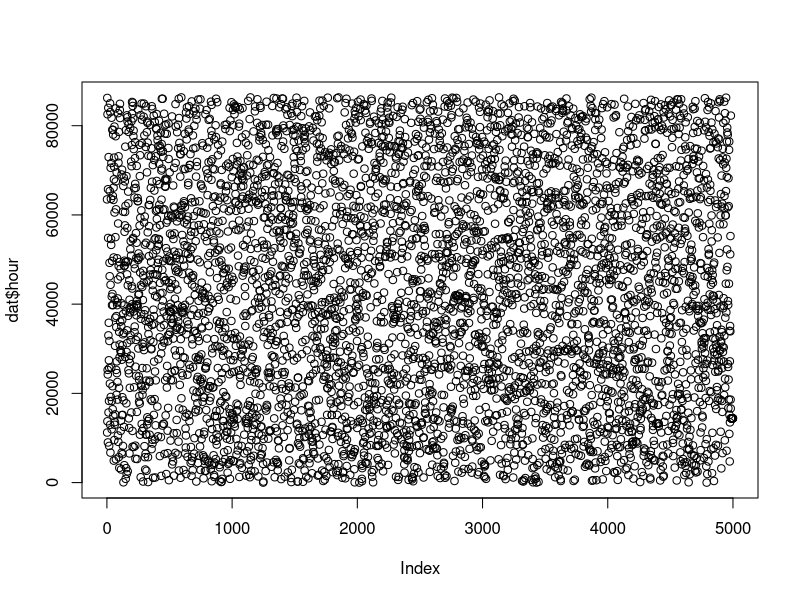
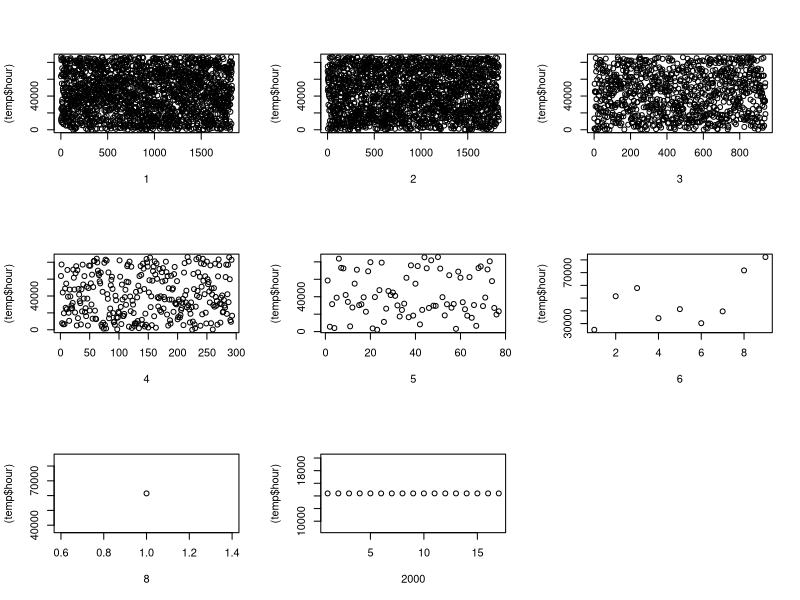
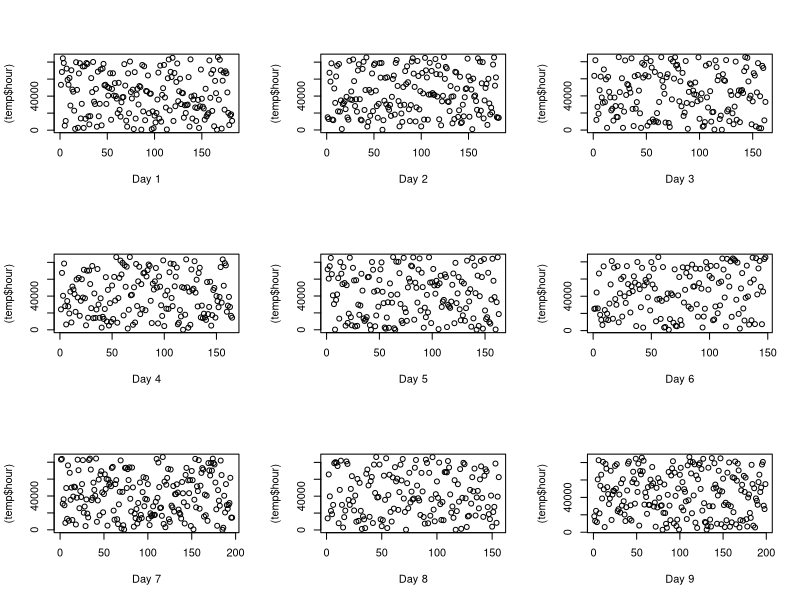
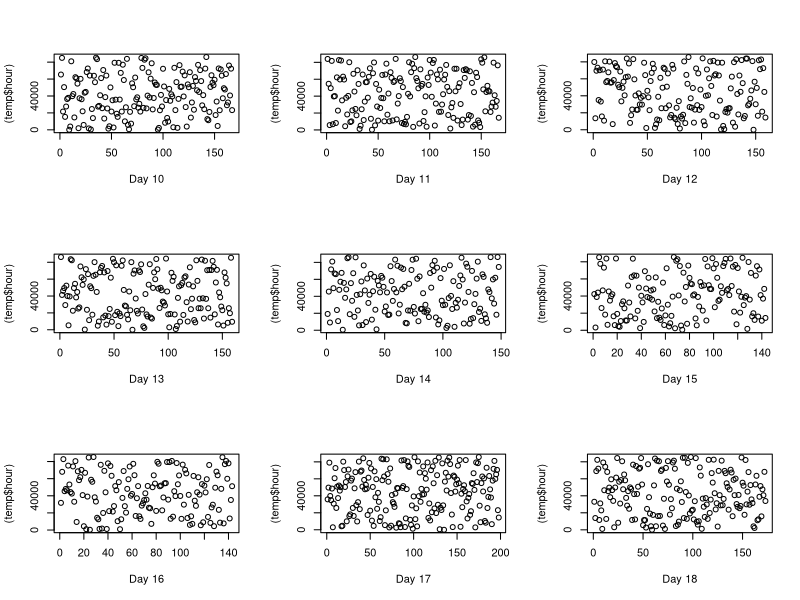
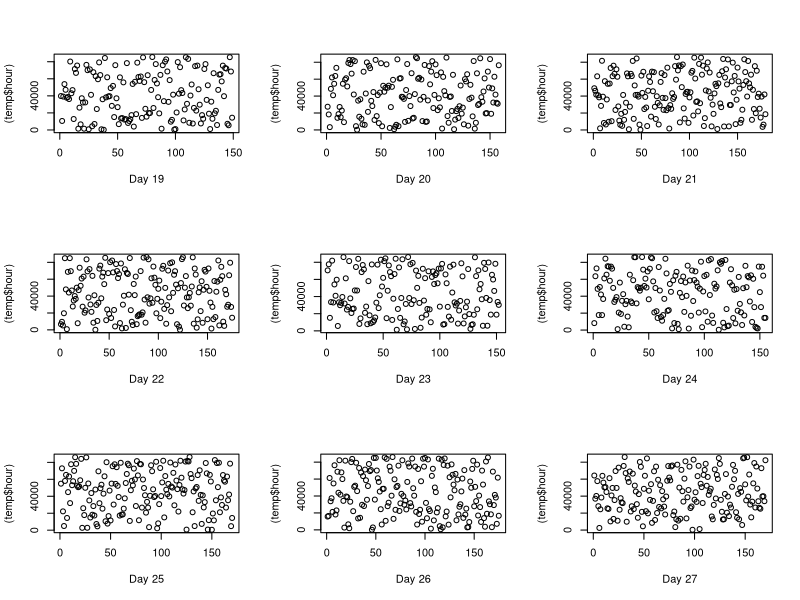
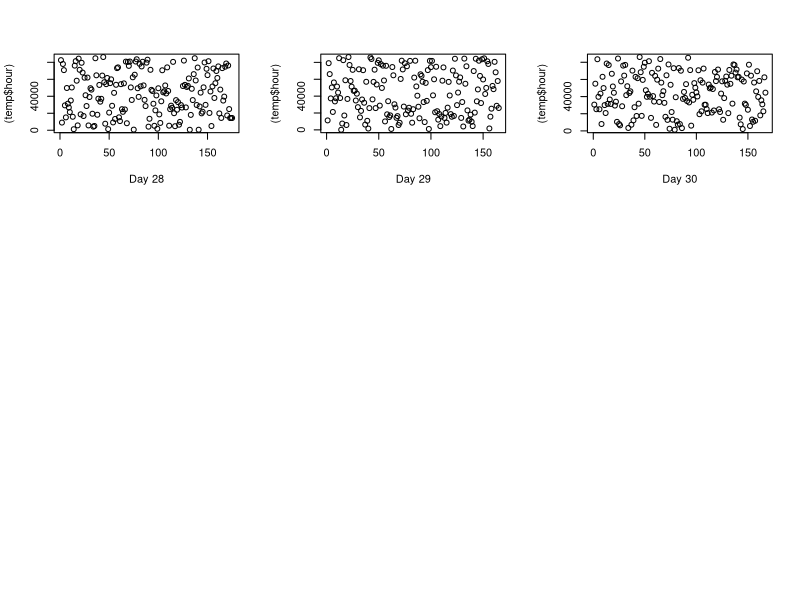

Write the R code that produced these figures, in order.
#Making sure that we are in the right working directory(adjust the code to your environment!)
setwd("C:/Users/User/Desktop/MY_DIRECTORY")
getwd()
dat=read.csv("Data.txt",header=TRUE,sep=",")

#first I check the structure of the data
head(dat)
str(dat)

##########################CLEANING DATA###########################################################
str(dat) #the id's shouldn't be considered as numbers
library(dplyr)
dat<-mutate_at(dat,vars(order_id:user_id),funs(as.character))
library(tidyr)
dat<-separate(dat,created_at,c("date","hour"),sep=" ")
library(lubridate)
dat$date<-mdy(dat$date)
dat$hour<-hm(dat$hour) 
str(dat) #now all the id's are in character format and created_at in POSIXct format (date and time)

#now we look for NA values
sum(is.na(dat))
summary(dat)  #there is no NA values, great! (...or this is where we doubt a little and say, "It's clean. Too....clean") 

#Now the data is ready for analysis
#There were no instructions given, so I will do some exploratory analysis with a question in mind
######################EXPLORATORY ANALYSIS#########################################################

colnames(dat) #getting to know the variables!

#WE WANT TO ANSWER THE QUESTION:
  #When do customers buy the most? (time of the day regardless of the amount spent)
table(dat$total_items)
par(mfrow=c(1,1))
plot(dat$hour) 

## INTREPRETATION of graph ##
#If there are distinct congregates in the graph, it means most users purchase at specific times.
#However, if plots are uniformly distributed in the graph, then it means users consistently buys
#at every hour.

## OBSERVATION of graph 1 ##
#In general, there is no distrint groups on the graph. It seems like users buy items day and night
#and midnight.Would the graphs be different with different numbers of items purchased?
#We try this:

par(mfrow=c(3,3))
for (i in c(1,2,3,4,5,6,8,2000)){
  temp<-dat[(dat$total_items==i),]
  plot((temp$hour),xlab=i)
}

## OBSERVATION of graph 2 ##
#Again, we see no distint congregates- except the graphs for 5,8,2000 items which can be
#explained by the (naturally) lack of data of high-number-purchasers and that 2000 items
#are bought at a consistently precise time, probably used by a machine to make purchases.
#Is it possible that the problem is in the method of data collection?
#We explore the idea by checking the hour and date columns:

table((dat$date)) 
#The data was collected in a period of month and seems like similar numbers of data were collected per day.
#We finally have a look at the plots by day:

par(mfrow=c(3,3))
for (i in 1:30){
  temp<-dat[(dat$date==ymd(paste("2017-03-",as.character(i),sep=""))),]
  plot((temp$hour),xlab=paste("Day",i))
  if (i%%9==0){par(mfrow=c(3,3))}
}

## OBSERVATION of graph 3 ##
#Again, we see no distinct plots in groups. They are all uniformly distributed all throughtout the days from 
#March 1-March 30. We can safely assume that the quality of the data is not good or that there is a problem 
#in the collection of data.

#At this point, it may not be worth doing analysis until the quality of data is ensured
#(we don't want draw false conclusions).


################################ SUMMARY ########################################
#we make the following hypotheses:

##It seems that for every hour and minute there is a customer making purchases. 
#this could mean either
  #1. the platform is booming with customers at all times. There must be a reason people 
      #buy at times when most people are sleeping (maybe, waiting for re-stock because of 
      #quick sell of the item?). It's a huge success! What's the secret sauce!!?!
  #2. the location of purchases made was not limited to one country when collecting data and the
      #recorded time is set to a specific time zone therefore the density of time of purchase 
      #is uniform.
  #3. the data obtained to analyze is biased. It was not collected randomly, meaning the data 
      #does not well-represent customer behavior). Further investigation on the method of 
      #data collection can be done.
  #4. the data is man-made just for the sake of! And therefore, lack of randomization :)
      #This can be improved, though, by simluation, if there is knowlegdge on the type of 
      #distributions and other known statistical information about customer bahavior!
